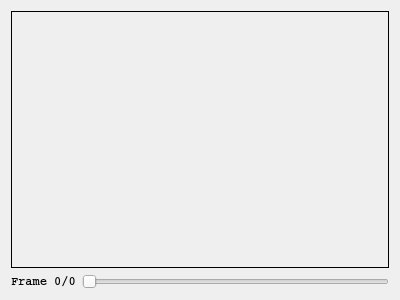
<?xml version="1.0" encoding="UTF-8"?>
<ui version="4.0">
 <class>MainDialog</class>
 <widget class="QDialog" name="MainDialog">
  <property name="geometry">
   <rect>
    <x>0</x>
    <y>0</y>
    <width>400</width>
    <height>300</height>
   </rect>
  </property>
  <property name="windowTitle">
   <string>Dialog</string>
  </property>
  <layout class="QVBoxLayout" name="verticalLayout">
   <item>
    <widget class="QLabel" name="label">
     <property name="sizePolicy">
      <sizepolicy hsizetype="MinimumExpanding" vsizetype="MinimumExpanding">
       <horstretch>0</horstretch>
       <verstretch>0</verstretch>
      </sizepolicy>
     </property>
     <property name="font">
      <font>
       <family>Courier</family>
       <weight>75</weight>
       <bold>true</bold>
      </font>
     </property>
     <property name="frameShape">
      <enum>QFrame::Box</enum>
     </property>
     <property name="text">
      <string/>
     </property>
     <property name="alignment">
      <set>Qt::AlignCenter</set>
     </property>
    </widget>
   </item>
   <item>
    <layout class="QHBoxLayout" name="horizontalLayout">
     <item>
      <widget class="QLabel" name="label_frame">
       <property name="sizePolicy">
        <sizepolicy hsizetype="Minimum" vsizetype="Fixed">
         <horstretch>0</horstretch>
         <verstretch>0</verstretch>
        </sizepolicy>
       </property>
       <property name="font">
        <font>
         <family>Courier</family>
         <weight>75</weight>
         <bold>true</bold>
        </font>
       </property>
       <property name="text">
        <string>Frame 0/0</string>
       </property>
      </widget>
     </item>
     <item>
      <widget class="QSlider" name="horizontalSlider">
       <property name="maximum">
        <number>0</number>
       </property>
       <property name="orientation">
        <enum>Qt::Horizontal</enum>
       </property>
      </widget>
     </item>
    </layout>
   </item>
  </layout>
 </widget>
 <resources/>
 <connections/>
</ui>
